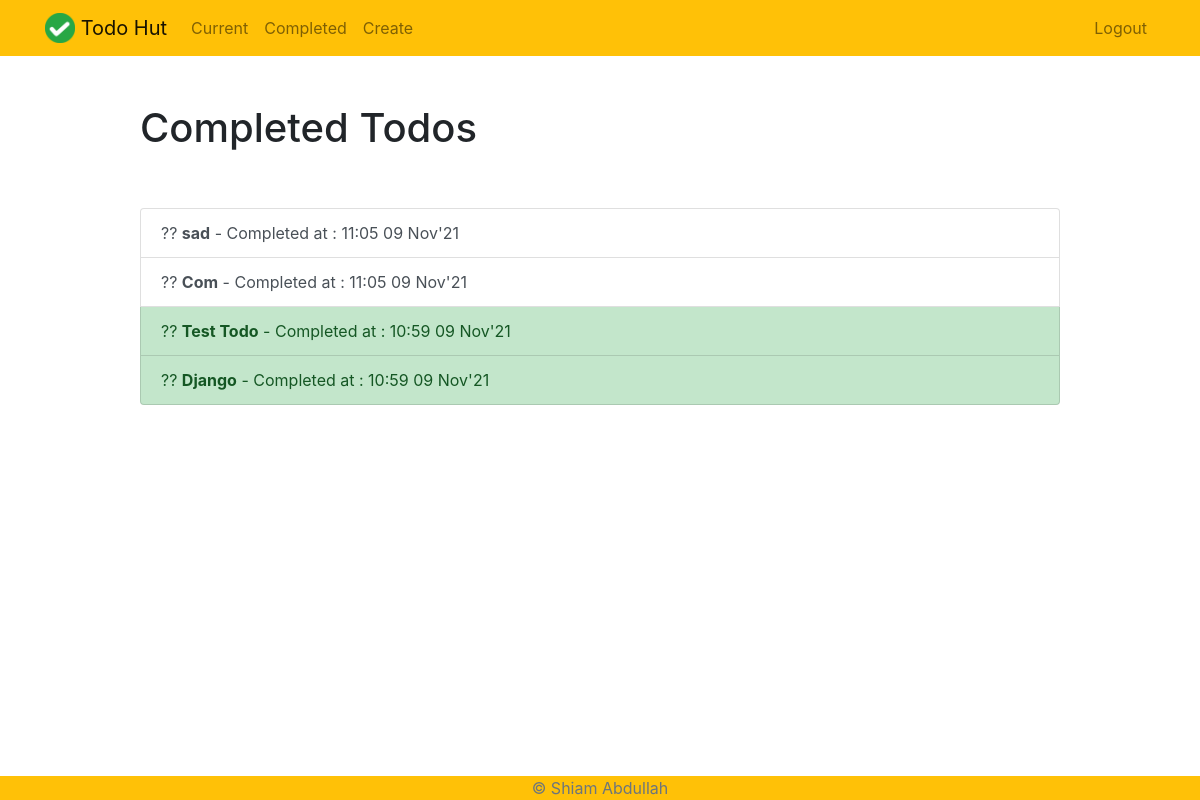
/completed/ (signed in), run on the app's committed database.
### todo/models.py (models this page shows, shortened)
class Todo (models.Model):
    title= models.CharField(max_length=50)
    memo= models.TextField(blank=True)
    createdAt = models.DateTimeField(auto_now_add=True)
    completedAt = models.DateTimeField(null=True, blank=True)
    important = models.BooleanField(default=False)
    todoCreator = models.ForeignKey(User, on_delete=models.CASCADE)
    class Meta:
        ordering= ['-createdAt']
        verbose_name= "Todo Lists"

### todo/views.py (the view)
# urls.py: path('completed/', views.completedTodo, name='completedTodo'),
@login_required
def completedTodo(request):
    todos = Todo.objects.filter(todoCreator= request.user, completedAt__isnull=False).order_by('-completedAt')
    return render(request, 'todo/completedtodos.html', {'todos': todos})

### todo/templates/todo/completedtodos.html
{% extends "todo/base.html" %} {% block content %}
<div class="row justify-content-center mt-5">
  <div class="col-md-10">
    <h1>Completed Todos</h1>
  </div>
</div>
<div class="row justify-content-center mt-5">
  <div class="col-md-10">
    <div class="list-group">
      {% for todo in todos %}
      <a
        href="{% url 'viewTodo' todo.id %}"
        class="
          list-group-item list-group-item-action
          {% if todo.important %}
          list-group-item-success
          {% endif %}
        "
      >
      ??
        <b> {{ todo.title }}</b> - Completed at : {{ todo.completedAt|date:"H:i d M'y"}}
      </a>
      {% endfor %}
    </div>
  </div>
</div>
{% endblock %}

### data on the page
Todo: title "sad", completedAt "11:05 09 Nov'21"
Todo: title "Com", completedAt "11:05 09 Nov'21"
Todo: title "Test Todo", completedAt "10:59 09 Nov'21"
Todo: title "Django", completedAt "10:59 09 Nov'21"
